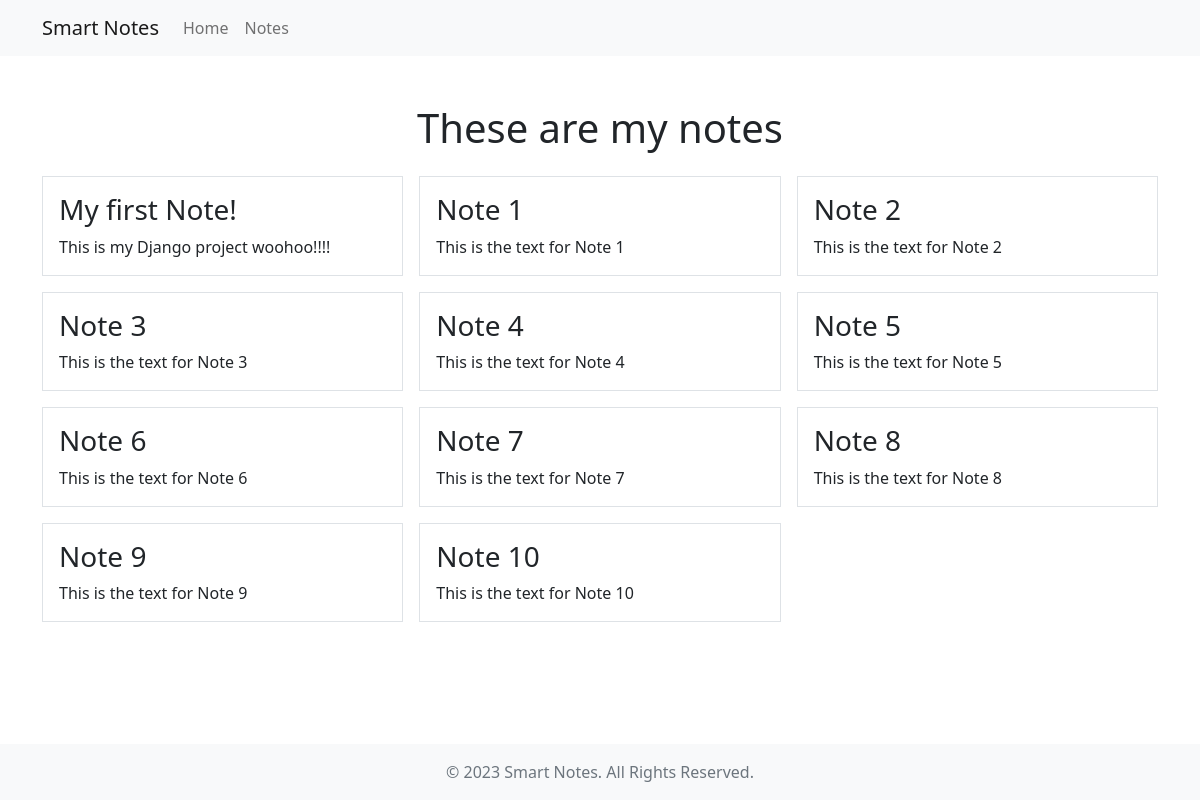
/smart/notes, run on the app's committed database.
### notes/models.py (models this page shows)
class Notes(models.Model):
    title = models.CharField(max_length=200)
    text  = models.TextField()
    created_at = models.DateTimeField(auto_now_add=True)

### notes/views.py (the view)
# urls.py: path('notes', views.NotesListView.as_view(), name='notes.list'),
class NotesListView(ListView):
    model = Notes
    context_object_name = 'notes'
    template_name = 'notes/list_notes.html'

### notes/templates/notes/notes_list.html (shortened to what this page needs)
{% extends "base.html"%}
{% block content %}
    <div class="notes-container">
        <h1 class="text-center mb-4">These are my notes</h1>
        <div class='row row-cols-3 g-3'>
            {% for note in notes %}
            <div class='col'>
                <div class='p-3 border'>
                    <a href="{% url 'notes.detail' pk=note.pk %}" class="text-dark text-decoration-none">
                        <h3>{{ note.title }}</h3>
                        {{ note.text|truncatechars:50 }}
                    </a>
                </div>
            </div>
            {% endfor %}
        </div>
    </div>
{% endblock %}

### static/templates/base.html (shortened to what this page needs)
<!DOCTYPE html>
<html lang="en" class="d-flex flex-column">
<head>
    <link href="https://cdn.jsdelivr.net/npm/bootstrap@5.1.0/dist/css/bootstrap.min.css" rel="stylesheet">
</head>
<body class="d-flex flex-column min-vh-100">
    <nav class="navbar navbar-expand-lg navbar-light bg-light">
        <div class="container">
            <a class="navbar-brand" href="{% url 'home' %}">Smart Notes</a>
            <div class="collapse navbar-collapse" id="navbarNav">
                <ul class="navbar-nav">
                    <li class="nav-item">
                        <a class="nav-link" href="{% url 'home' %}">Home</a>
                    </li>
                    <li class="nav-item">
                        <a class="nav-link" href="{% url 'notes.list' %}">Notes</a>
                    </li>
                </ul>
            </div>
        </div>
    </nav>
    <main role="main" class="container mt-5 flex-grow-1">
        {% block content %}{% endblock %}
    </main>
    <footer class="footer mt-auto py-3 bg-light">
        <div class="container text-center">
            <span class="text-muted">© 2023 Smart Notes. All Rights Reserved.</span>
        </div>
    </footer>
</body>
</html>

### data on the page
Notes: title "My first Note!", text "This is my Django project woohoo!!!!"
Notes: title "Note 1", text "This is the text for Note 1"
Notes: title "Note 2", text "This is the text for Note 2"
Notes: title "Note 3", text "This is the text for Note 3"
Notes: title "Note 4", text "This is the text for Note 4"
Notes: title "Note 5", text "This is the text for Note 5"
Notes: title "Note 6", text "This is the text for Note 6"
Notes: title "Note 7", text "This is the text for Note 7"
Notes: title "Note 8", text "This is the text for Note 8"
Notes: title "Note 9", text "This is the text for Note 9"
Notes: title "Note 10", text "This is the text for Note 10"
